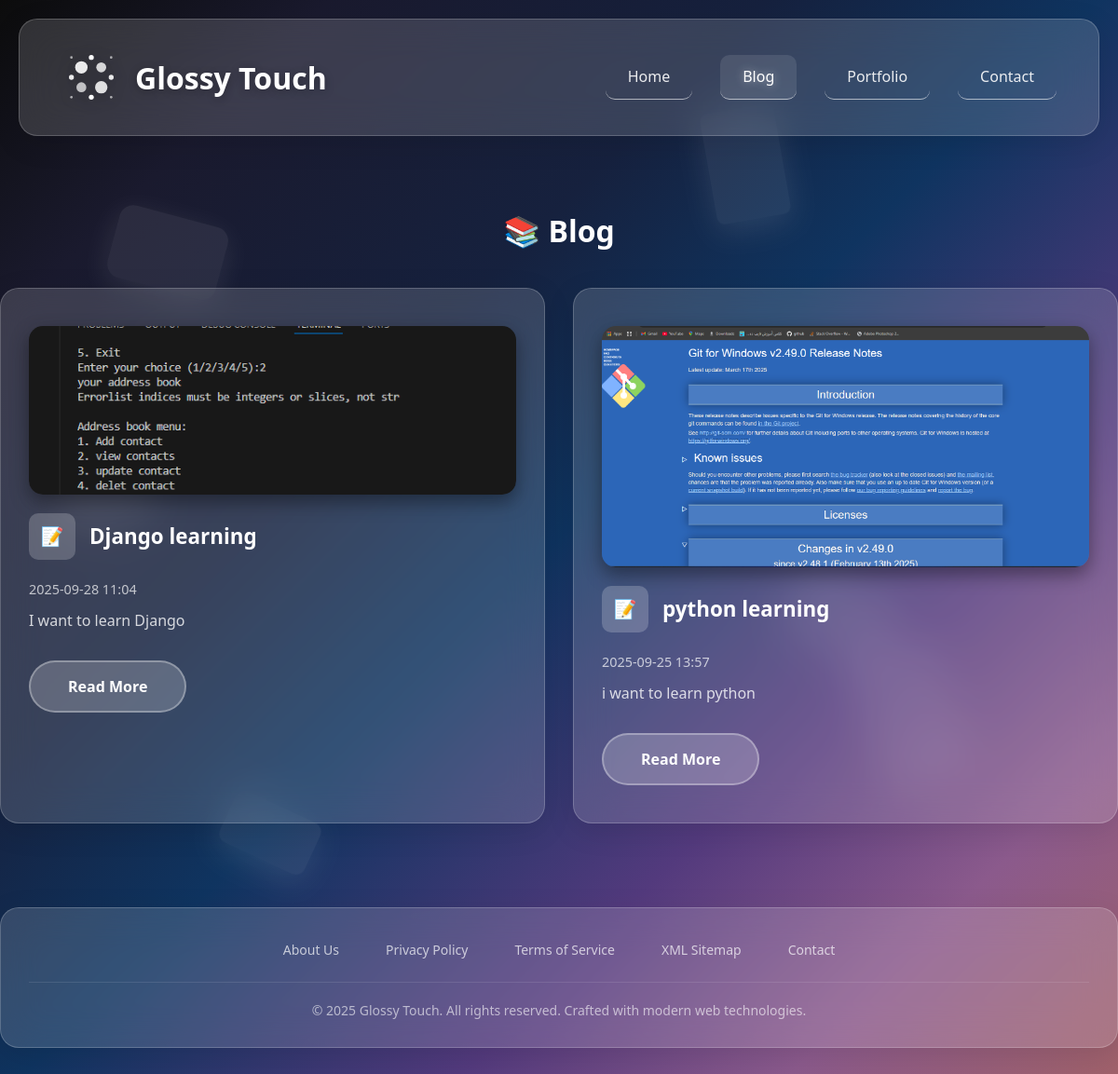
Screenshot of /blog/ with the database file from the repository.
### about/models.py (models this page shows, shortened)
class Post(models.Model):
    title = models.CharField(_("Title"), max_length=200)
    slug = models.SlugField(unique=True, blank=True)
    content = models.TextField(_("Content"))
    image = models.ImageField(_("Featured Image"), upload_to="blog/", blank=True, null=True)  # 👈 جدید
    created_at = models.DateTimeField(_("Created At"), auto_now_add=True)
    updated_at = models.DateTimeField(_("Updated At"), auto_now=True)

### about/views.py (the view)
# urls.py: path("blog/", blog_list, name="blog_list"),
def blog_list(request):
    posts = Post.objects.all().order_by('-created_at')
    return render(request, "about/blog_list.html", {"posts": posts})

### about/templates/about/blog_list.html (shortened to what this page needs)
{% load static %}
{% load i18n %}
<!DOCTYPE html>
<html lang="en">
<head>
  <link rel="stylesheet" href="{% static 'css/templatemo-glossy-touch.css' %}">
</head>
<body>
<div class="bg-shapes">
  <div class="shape"></div>
  <div class="shape"></div>
  <div class="shape"></div>
  <div class="shape"></div>
  <div class="shape"></div>
</div>
<header>
  <div class="container">
    <nav class="glass">
      <div class="logo" onclick="location.href='/'">
        <div class="logo-icon">
        </div>
        <span>{% trans "Glossy Touch" %}</span>
      </div>
      <div class="nav-links">
        <a href="/">{% trans "Home" %}</a>
        <a href="/blog/" class="active">{% trans "Blog" %}</a>
        <a href="/portfolio/">{% trans "Portfolio" %}</a>
        <a href="/contact/">{% trans "Contact" %}</a>
      </div>
    </nav>
  </div>
</header>
<div class="container" style="margin-top: 60px;">
  <h1 style="text-align:center; color:white; margin-bottom:40px;">
    📚 {% trans "Blog" %}
  </h1>
  <div class="services-grid">
    {% for post in posts %}
    <div class="service-card glass">
      {% if post.image %}
        <div style="margin-bottom:15px;">
          <img src="{{ post.image.url }}" alt="{{ post.title }}"
               style="width:100%; border-radius:15px; box-shadow:0 8px 20px rgba(0,0,0,0.4);">
        </div>
      {% endif %}
      <div class="service-header">
        <div class="service-icon">📝</div>
        <h3>
          <a href="{% url 'blog_detail' post.slug %}" style="color:white; text-decoration:none;">
            {{ post.title }}
          </a>
        </h3>
      </div>
      <p style="font-size:0.9rem; color:rgba(255,255,255,0.7); margin-bottom:10px;">
        {{ post.created_at|date:"Y-m-d H:i" }}
      </p>
      <p>
        {{ post.content|truncatewords:20 }}
      </p>
      <a href="{% url 'blog_detail' post.slug %}" class="cta-button" style="margin-top:10px;">
        {% trans "Read More" %}
      </a>
    </div>
    {% empty %}
      <p style="color:white; text-align:center;">{% trans "No posts yet." %}</p>
    {% endfor %}
  </div>
</div>
<div id="footer">
  <div class="container">
    <footer class="glass">
      <div class="footer-content">
        <div class="footer-links">
          <a href="/about/">{% trans "About Us" %}</a>
          <a href="#">{% trans "Privacy Policy" %}</a>
          <a href="#">{% trans "Terms of Service" %}</a>
          <a href="#">{% trans "XML Sitemap" %}</a>
          <a href="/contact/">{% trans "Contact" %}</a>
        </div>
        <div class="copyright">
          &copy; 2025 {% trans "Glossy Touch. All rights reserved. Crafted with modern web technologies." %}
        </div>
      </div>
    </footer>
  </div>
</div>
</body>
</html>

### static/css/templatemo-glossy-touch.css (style rules this page uses)
body { font-family: "Segoe UI", Tahoma, Geneva, Verdana, sans-serif; background: linear-gradient( 135deg, #0c0c0c 0%, #1a1a2e 15%, #16213e 35%, #0f3460 50%, #533a7d 70%, #8b5a8c 85%, #a0616a 100% ); min-height: 100vh; overflow-x: hidden; }
.bg-shapes { position: fixed; top: 0; left: 0; width: 100%; height: 100%; z-index: -1; overflow: hidden; }
.shape { position: absolute; background: rgba(255, 255, 255, 0.08); animation: float 6s ease-in-out infinite; box-shadow: 0 8px 32px rgba(255, 255, 255, 0.1); }
.shape:nth-child(1) { width: 120px; height: 80px; border-radius: 15px; top: 20%; left: 10%; animation-delay: 0s; transform: rotate(15deg); }
.shape:nth-child(2) { width: 90px; height: 140px; border-radius: 12px; top: 60%; right: 15%; animation-delay: 2s; transform: rotate(-20deg); }
.shape:nth-child(3) { width: 100px; height: 60px; border-radius: 10px; bottom: 20%; left: 20%; animation-delay: 4s; transform: rotate(25deg); }
.shape:nth-child(4) { width: 80px; height: 120px; border-radius: 8px; top: 10%; right: 30%; animation-delay: 1s; transform: rotate(-10deg); }
.shape:nth-child(5) { width: 110px; height: 70px; border-radius: 14px; bottom: 40%; right: 20%; animation-delay: 3s; transform: rotate(30deg); }
.glass { background: rgba(255, 255, 255, 0.15); backdrop-filter: blur(20px); border: 1px solid rgba(255, 255, 255, 0.2); border-radius: 20px; box-shadow: 0 8px 32px rgba(0, 0, 0, 0.1); transition: all 0.3s ease; position: relative; overflow: hidden; }
header { padding: 20px; }
.container { max-width: 1200px; margin: 0 auto; }
nav { display: flex; justify-content: space-between; align-items: center; padding: 30px 45px; }
.logo { font-size: 32px; font-weight: bold; color: white; text-shadow: 0 2px 10px rgba(0, 0, 0, 0.3); display: flex; align-items: center; gap: 15px; cursor: pointer; }
.logo-icon { width: 64px; height: 64px; display: flex; align-items: center; justify-content: center; }
.logo-icon svg { width: 100%; height: 100%; filter: drop-shadow(0 2px 8px rgba(0, 0, 0, 0.3)); transition: all 0.3s ease; }
.nav-links { display: flex; gap: 30px; }
.nav-links a { color: rgba(255, 255, 255, 0.9); text-decoration: none; font-weight: 500; transition: all 0.3s ease; padding: 12px 24px 13px 24px; border-radius: 10px; cursor: pointer; font-size: 16px; border-bottom: 1px solid rgba(255, 255, 255, 0.6); }
.nav-links a:hover, .nav-links a.active { color: white; background: rgba(255, 255, 255, 0.1); text-shadow: 0 0 10px rgba(255, 255, 255, 0.5); }
.cta-button { display: inline-block; padding: 15px 40px; background: rgba(255, 255, 255, 0.2); color: white; text-decoration: none; border-radius: 50px; font-weight: 600; font-family: "Segoe UI", Tahoma, Geneva, Verdana, sans-serif; transition: all 0.3s ease; border: 2px solid rgba(255, 255, 255, 0.3); cursor: pointer; }
.services-grid { display: grid; grid-template-columns: repeat(auto-fit, minmax(350px, 1fr)); gap: 30px; margin-bottom: 40px; }
.service-card { padding: 40px 30px; color: white; text-align: left; }
.service-header { display: flex; align-items: center; margin-bottom: 20px; }
.service-icon { width: 50px; height: 50px; background: rgba(255, 255, 255, 0.2); border-radius: 10px; display: flex; align-items: center; justify-content: center; font-size: 20px; margin-right: 15px; }
.service-card h3 { font-size: 1.4rem; color: white; }
.service-card p { color: rgba(255, 255, 255, 0.8); line-height: 1.6; margin-bottom: 20px; }
#footer { margin-top: 60px; padding: 30px 0; }
.footer-content { padding: 30px; text-align: center; color: rgba(255, 255, 255, 0.8); }
.footer-links { display: flex; justify-content: center; gap: 30px; margin-bottom: 20px; flex-wrap: wrap; }
.footer-links a { color: rgba(255, 255, 255, 0.7); text-decoration: none; font-size: 14px; transition: color 0.3s ease; padding: 5px 10px; }
.copyright { font-size: 14px; color: rgba(255, 255, 255, 0.6); border-top: 1px solid rgba(255, 255, 255, 0.1); padding-top: 20px; }

### rows the page displays
Post: image (picture), title "Django learning", created_at "2025-09-28 11:04", content "I want to learn Django"
Post: image (picture), title "python learning", created_at "2025-09-25 13:57", content "i want to learn python"
